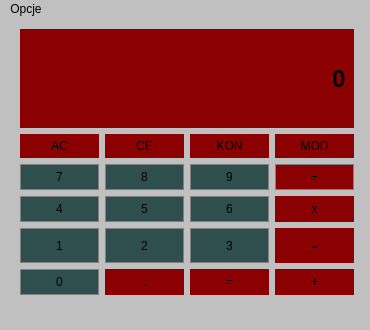
<?xml version="1.0" encoding="UTF-8"?>
<ui version="4.0">
 <class>MainWindow</class>
 <widget class="QMainWindow" name="MainWindow">
  <property name="geometry">
   <rect>
    <x>0</x>
    <y>0</y>
    <width>370</width>
    <height>330</height>
   </rect>
  </property>
  <property name="minimumSize">
   <size>
    <width>370</width>
    <height>330</height>
   </size>
  </property>
  <property name="maximumSize">
   <size>
    <width>370</width>
    <height>330</height>
   </size>
  </property>
  <property name="windowTitle">
   <string>MainWindow</string>
  </property>
  <property name="styleSheet">
   <string notr="true">background: #C0C0C0</string>
  </property>
  <widget class="QWidget" name="centralwidget">
   <widget class="QWidget" name="gridLayoutWidget">
    <property name="geometry">
     <rect>
      <x>20</x>
      <y>10</y>
      <width>334</width>
      <height>266</height>
     </rect>
    </property>
    <layout class="QGridLayout" name="gridLayout">
     <item row="5" column="3">
      <widget class="QPushButton" name="mno">
       <property name="sizePolicy">
        <sizepolicy hsizetype="Preferred" vsizetype="Preferred">
         <horstretch>0</horstretch>
         <verstretch>0</verstretch>
        </sizepolicy>
       </property>
       <property name="styleSheet">
        <string notr="true">QPushButton{
background-color: #8B0000	;
border: 2px #800000;
padding: 5px
}

QPushButton:pressed{
background-color: #FF6347	;
border: 5px red;
padding: 5px}</string>
       </property>
       <property name="text">
        <string>x</string>
       </property>
      </widget>
     </item>
     <item row="4" column="2">
      <widget class="QPushButton" name="dziewiec">
       <property name="sizePolicy">
        <sizepolicy hsizetype="Preferred" vsizetype="Preferred">
         <horstretch>0</horstretch>
         <verstretch>0</verstretch>
        </sizepolicy>
       </property>
       <property name="styleSheet">
        <string notr="true">QPushButton{
background-color: #2F4F4F;
border: 1px solid gray;
padding: 5px
}

QPushButton:pressed{
background-color: #FF00FF;
border: 1px purple;
padding: 5px
}</string>
       </property>
       <property name="text">
        <string>9</string>
       </property>
      </widget>
     </item>
     <item row="6" column="3">
      <widget class="QPushButton" name="od">
       <property name="sizePolicy">
        <sizepolicy hsizetype="Preferred" vsizetype="Preferred">
         <horstretch>0</horstretch>
         <verstretch>0</verstretch>
        </sizepolicy>
       </property>
       <property name="font">
        <font>
         <pointsize>16</pointsize>
        </font>
       </property>
       <property name="styleSheet">
        <string notr="true">QPushButton{
background-color: #8B0000	;
border: 2px #800000;
padding: 5px
}

QPushButton:pressed{
background-color: #FF6347	;
border: 5px red;
padding: 5px}</string>
       </property>
       <property name="text">
        <string>-</string>
       </property>
      </widget>
     </item>
     <item row="7" column="0">
      <widget class="QPushButton" name="zero">
       <property name="sizePolicy">
        <sizepolicy hsizetype="Preferred" vsizetype="Preferred">
         <horstretch>0</horstretch>
         <verstretch>0</verstretch>
        </sizepolicy>
       </property>
       <property name="styleSheet">
        <string notr="true">QPushButton{
background-color: #2F4F4F;
border: 1px solid gray;
padding: 5px
}

QPushButton:pressed{
background-color: #FF00FF;
border: 1px purple;
padding: 5px
}</string>
       </property>
       <property name="text">
        <string>0</string>
       </property>
      </widget>
     </item>
     <item row="6" column="0">
      <widget class="QPushButton" name="jeden">
       <property name="sizePolicy">
        <sizepolicy hsizetype="Preferred" vsizetype="Preferred">
         <horstretch>0</horstretch>
         <verstretch>0</verstretch>
        </sizepolicy>
       </property>
       <property name="styleSheet">
        <string notr="true">QPushButton{
background-color: #2F4F4F;
border: 1px solid gray;
padding: 5px
}

QPushButton:pressed{
background-color: #FF00FF;
border: 1px purple;
padding: 5px
}</string>
       </property>
       <property name="text">
        <string>1</string>
       </property>
      </widget>
     </item>
     <item row="7" column="2">
      <widget class="QPushButton" name="row">
       <property name="sizePolicy">
        <sizepolicy hsizetype="Preferred" vsizetype="Preferred">
         <horstretch>0</horstretch>
         <verstretch>0</verstretch>
        </sizepolicy>
       </property>
       <property name="styleSheet">
        <string notr="true">QPushButton{
background-color: #8B0000	;
border: 2px #800000;
padding: 5px
}

QPushButton:pressed{
background-color: #FF6347	;
border: 5px red;
padding: 5px}</string>
       </property>
       <property name="text">
        <string>=</string>
       </property>
      </widget>
     </item>
     <item row="4" column="1">
      <widget class="QPushButton" name="osiem">
       <property name="sizePolicy">
        <sizepolicy hsizetype="Preferred" vsizetype="Preferred">
         <horstretch>0</horstretch>
         <verstretch>0</verstretch>
        </sizepolicy>
       </property>
       <property name="styleSheet">
        <string notr="true">QPushButton{
background-color: #2F4F4F;
border: 1px solid gray;
padding: 5px
}

QPushButton:pressed{
background-color: #FF00FF;
border: 1px purple;
padding: 5px
}</string>
       </property>
       <property name="text">
        <string>8</string>
       </property>
      </widget>
     </item>
     <item row="7" column="3">
      <widget class="QPushButton" name="dod">
       <property name="sizePolicy">
        <sizepolicy hsizetype="Preferred" vsizetype="Preferred">
         <horstretch>0</horstretch>
         <verstretch>0</verstretch>
        </sizepolicy>
       </property>
       <property name="styleSheet">
        <string notr="true">QPushButton{
background-color: #8B0000	;
border: 2px #800000;
padding: 5px
}

QPushButton:pressed{
background-color: #FF6347	;
border: 5px red;
padding: 5px}</string>
       </property>
       <property name="text">
        <string>+</string>
       </property>
      </widget>
     </item>
     <item row="2" column="2">
      <widget class="QPushButton" name="kon">
       <property name="sizePolicy">
        <sizepolicy hsizetype="Preferred" vsizetype="Preferred">
         <horstretch>0</horstretch>
         <verstretch>0</verstretch>
        </sizepolicy>
       </property>
       <property name="styleSheet">
        <string notr="true">QPushButton{
background-color: #8B0000	;
border: 2px #800000;
padding: 5px
}

QPushButton:pressed{
background-color: #FF6347	;
border: 5px red;
padding: 5px}</string>
       </property>
       <property name="text">
        <string>KON</string>
       </property>
      </widget>
     </item>
     <item row="6" column="2">
      <widget class="QPushButton" name="trzy">
       <property name="sizePolicy">
        <sizepolicy hsizetype="Preferred" vsizetype="Preferred">
         <horstretch>0</horstretch>
         <verstretch>0</verstretch>
        </sizepolicy>
       </property>
       <property name="styleSheet">
        <string notr="true">QPushButton{
background-color: #2F4F4F;
border: 1px solid gray;
padding: 5px
}

QPushButton:pressed{
background-color: #FF00FF;
border: 1px purple;
padding: 5px
}</string>
       </property>
       <property name="text">
        <string>3</string>
       </property>
      </widget>
     </item>
     <item row="7" column="1">
      <widget class="QPushButton" name="kro">
       <property name="sizePolicy">
        <sizepolicy hsizetype="Preferred" vsizetype="Preferred">
         <horstretch>0</horstretch>
         <verstretch>0</verstretch>
        </sizepolicy>
       </property>
       <property name="styleSheet">
        <string notr="true">QPushButton{
background-color: #8B0000	;
border: 2px #800000;
padding: 5px
}

QPushButton:pressed{
background-color: #FF6347	;
border: 5px red;
padding: 5px}</string>
       </property>
       <property name="text">
        <string>.</string>
       </property>
      </widget>
     </item>
     <item row="2" column="3">
      <widget class="QPushButton" name="mod">
       <property name="sizePolicy">
        <sizepolicy hsizetype="Preferred" vsizetype="Preferred">
         <horstretch>0</horstretch>
         <verstretch>0</verstretch>
        </sizepolicy>
       </property>
       <property name="styleSheet">
        <string notr="true">QPushButton{
background-color: #8B0000	;
border: 2px #800000;
padding: 5px
}

QPushButton:pressed{
background-color: #FF6347	;
border: 5px red;
padding: 5px}</string>
       </property>
       <property name="text">
        <string>MOD</string>
       </property>
      </widget>
     </item>
     <item row="2" column="0">
      <widget class="QPushButton" name="AC">
       <property name="sizePolicy">
        <sizepolicy hsizetype="Preferred" vsizetype="Preferred">
         <horstretch>0</horstretch>
         <verstretch>0</verstretch>
        </sizepolicy>
       </property>
       <property name="styleSheet">
        <string notr="true">QPushButton{
background-color: #8B0000	;
border: 2px #800000;
padding: 5px
}

QPushButton:pressed{
background-color: #FF6347	;
border: 5px red;
padding: 5px
}</string>
       </property>
       <property name="text">
        <string>AC</string>
       </property>
      </widget>
     </item>
     <item row="1" column="0" colspan="4">
      <widget class="QLineEdit" name="wys">
       <property name="sizePolicy">
        <sizepolicy hsizetype="Preferred" vsizetype="Expanding">
         <horstretch>0</horstretch>
         <verstretch>0</verstretch>
        </sizepolicy>
       </property>
       <property name="font">
        <font>
         <pointsize>18</pointsize>
         <bold>true</bold>
        </font>
       </property>
       <property name="styleSheet">
        <string notr="true">QLineEdit{
background-color: #8B0000;
border: 1px Plum;
padding: 5px
}</string>
       </property>
       <property name="text">
        <string>0</string>
       </property>
       <property name="alignment">
        <set>Qt::AlignmentFlag::AlignRight|Qt::AlignmentFlag::AlignTrailing|Qt::AlignmentFlag::AlignVCenter</set>
       </property>
      </widget>
     </item>
     <item row="4" column="0">
      <widget class="QPushButton" name="siedem">
       <property name="sizePolicy">
        <sizepolicy hsizetype="Preferred" vsizetype="Preferred">
         <horstretch>0</horstretch>
         <verstretch>0</verstretch>
        </sizepolicy>
       </property>
       <property name="styleSheet">
        <string notr="true">QPushButton{
background-color: #2F4F4F;
border: 1px solid gray;
padding: 5px
}

QPushButton:pressed{
background-color: #FF00FF;
border: 1px purple;
padding: 5px
}</string>
       </property>
       <property name="text">
        <string>7</string>
       </property>
      </widget>
     </item>
     <item row="5" column="1">
      <widget class="QPushButton" name="piec">
       <property name="sizePolicy">
        <sizepolicy hsizetype="Preferred" vsizetype="Preferred">
         <horstretch>0</horstretch>
         <verstretch>0</verstretch>
        </sizepolicy>
       </property>
       <property name="styleSheet">
        <string notr="true">QPushButton{
background-color: #2F4F4F;
border: 1px solid gray;
padding: 5px
}

QPushButton:pressed{
background-color: #FF00FF;
border: 1px purple;
padding: 5px
}</string>
       </property>
       <property name="text">
        <string>5</string>
       </property>
      </widget>
     </item>
     <item row="6" column="1">
      <widget class="QPushButton" name="dwa">
       <property name="sizePolicy">
        <sizepolicy hsizetype="Preferred" vsizetype="Preferred">
         <horstretch>0</horstretch>
         <verstretch>0</verstretch>
        </sizepolicy>
       </property>
       <property name="styleSheet">
        <string notr="true">QPushButton{
background-color: #2F4F4F;
border: 1px solid gray;
padding: 5px
}

QPushButton:pressed{
background-color: #FF00FF;
border: 1px purple;
padding: 5px
}</string>
       </property>
       <property name="text">
        <string>2</string>
       </property>
      </widget>
     </item>
     <item row="4" column="3">
      <widget class="QPushButton" name="dziel">
       <property name="sizePolicy">
        <sizepolicy hsizetype="Preferred" vsizetype="Preferred">
         <horstretch>0</horstretch>
         <verstretch>0</verstretch>
        </sizepolicy>
       </property>
       <property name="styleSheet">
        <string notr="true">QPushButton{
background-color: #8B0000	;
border: 1px solid gray;
padding: 5px
}

QPushButton:pressed{
background-color: #FF00FF;
border: 1px purple;
padding: 5px
}</string>
       </property>
       <property name="text">
        <string>÷</string>
       </property>
      </widget>
     </item>
     <item row="2" column="1">
      <widget class="QPushButton" name="CE">
       <property name="sizePolicy">
        <sizepolicy hsizetype="Preferred" vsizetype="Preferred">
         <horstretch>0</horstretch>
         <verstretch>0</verstretch>
        </sizepolicy>
       </property>
       <property name="styleSheet">
        <string notr="true">QPushButton{
background-color: #8B0000	;
border: 2px #800000;
padding: 5px
}

QPushButton:pressed{
background-color: #FF6347	;
border: 5px red;
padding: 5px}</string>
       </property>
       <property name="text">
        <string>CE</string>
       </property>
      </widget>
     </item>
     <item row="5" column="2">
      <widget class="QPushButton" name="szesc">
       <property name="sizePolicy">
        <sizepolicy hsizetype="Preferred" vsizetype="Preferred">
         <horstretch>0</horstretch>
         <verstretch>0</verstretch>
        </sizepolicy>
       </property>
       <property name="styleSheet">
        <string notr="true">QPushButton{
background-color: #2F4F4F;
border: 1px solid gray;
padding: 5px
}

QPushButton:pressed{
background-color: #FF00FF;
border: 1px purple;
padding: 5px
}</string>
       </property>
       <property name="text">
        <string>6</string>
       </property>
      </widget>
     </item>
     <item row="5" column="0">
      <widget class="QPushButton" name="cztery">
       <property name="sizePolicy">
        <sizepolicy hsizetype="Preferred" vsizetype="Preferred">
         <horstretch>0</horstretch>
         <verstretch>0</verstretch>
        </sizepolicy>
       </property>
       <property name="styleSheet">
        <string notr="true">QPushButton{
background-color: #2F4F4F;
border: 1px solid gray;
padding: 5px
}

QPushButton:pressed{
background-color: #FF00FF;
border: 1px purple;
padding: 5px
}</string>
       </property>
       <property name="text">
        <string>4</string>
       </property>
      </widget>
     </item>
    </layout>
   </widget>
  </widget>
  <widget class="QMenuBar" name="menuBar">
   <property name="geometry">
    <rect>
     <x>0</x>
     <y>0</y>
     <width>370</width>
     <height>17</height>
    </rect>
   </property>
   <widget class="QMenu" name="menuAUtor">
    <property name="title">
     <string>Opcje</string>
    </property>
    <widget class="QMenu" name="menuMotywy">
     <property name="title">
      <string>Motywy</string>
     </property>
     <addaction name="actionJasny"/>
     <addaction name="actionCiemny"/>
    </widget>
    <widget class="QMenu" name="menuDomy_lna_baza_2">
     <property name="title">
      <string>Domyślna baza</string>
     </property>
     <addaction name="action2"/>
     <addaction name="action3"/>
     <addaction name="action4"/>
     <addaction name="action5"/>
     <addaction name="action6"/>
     <addaction name="action7"/>
     <addaction name="action8"/>
     <addaction name="action9"/>
     <addaction name="action10"/>
    </widget>
    <addaction name="actionO_Autorze"/>
    <addaction name="menuMotywy"/>
    <addaction name="menuDomy_lna_baza_2"/>
   </widget>
   <addaction name="menuAUtor"/>
  </widget>
  <action name="actionO_Autorze">
   <property name="text">
    <string>O Autorze</string>
   </property>
  </action>
  <action name="actionJasny">
   <property name="text">
    <string>Jasny</string>
   </property>
  </action>
  <action name="actionCiemny">
   <property name="text">
    <string>Ciemny</string>
   </property>
  </action>
  <action name="action2">
   <property name="text">
    <string>2</string>
   </property>
  </action>
  <action name="action3">
   <property name="text">
    <string>3</string>
   </property>
  </action>
  <action name="action4">
   <property name="text">
    <string>4</string>
   </property>
  </action>
  <action name="action5">
   <property name="text">
    <string>5</string>
   </property>
  </action>
  <action name="action6">
   <property name="text">
    <string>6</string>
   </property>
  </action>
  <action name="action7">
   <property name="text">
    <string>7</string>
   </property>
  </action>
  <action name="action8">
   <property name="text">
    <string>8</string>
   </property>
  </action>
  <action name="action9">
   <property name="text">
    <string>9</string>
   </property>
  </action>
  <action name="action10">
   <property name="text">
    <string>10</string>
   </property>
  </action>
 </widget>
 <resources/>
 <connections/>
</ui>
